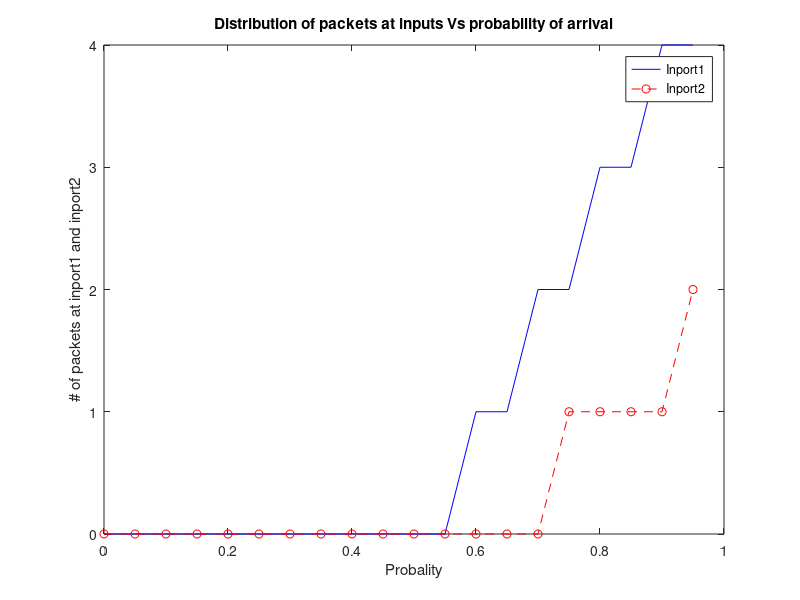

Recreate this plot in MATLAB. (Note: this script raises an error after producing the figure.)
function Proj_P5_Q2()
clc;
clear all;
Rij=0.5;
figure_Count=1;
%this function call is when Rij=0.5 
sprintf('below print is for the case when Rij=0.5')
figure_Count=HOL_Simulation_Algo(figure_Count,Rij);
Rij=0.75;
%this function call is when Rij=0.75 
sprintf('below print is for the case when R1=0.75 and r2=0.25')
figure_Count=HOL_Simulation_Algo(figure_Count,Rij);



end

%------------------------------------------------------------------%
%Funtion name:HOL_Simulation_Algo(figure_Count,Rij)
%Input parameters:figure_Count,Rij
%Output Parameters:figure_Count
%Defination:This function simulates all condition involves In 2x2 HOL switch and
%calculates follwoing parmaeters
%           Mean #of packets at buffer Inport1
%           Mean #of packets at buffer Inport2
%           Mean #of packets processed by switched time perslot
%--------------------------------------------------------------------%




function[figure_Count]= HOL_Simulation_Algo(figure_Count,Rij)
% No of time slots
Time_slot=20;
Prorobality_of_arrival=[0:0.05:0.95];
% buffers for input ports 1 and 2
b1=0; 
b2=0; 
buffer1=[];
buffer2=[];
processed_packets=[];
outport1 =zeros(1,Time_slot);
outport2=zeros(1,Time_slot);
for i=1:Time_slot
Processed_packet_count=0;
Probable_Inport1(i)=rand(1,1);
Probable_Inport2(i)=rand(1,1);
if(Probable_Inport1(i)<=Prorobality_of_arrival(i) && Probable_Inport2(i)<=Prorobality_of_arrival(i)) 
 Inport1(i)=Probable_Inport1(i);
 Inport2(i)=Probable_Inport2(i);

if (Inport1(i)<=Rij)
    Inport1(i)=0;%this is for outport0  
else
    Inport1(i)=1;%this is for outport1
end
if (Inport2(i)<=Rij)
    Inport2(i)=0;%this is for outport0
else
    Inport2(i)=1;%this is for outport1
end

if(i>1)
if(outport1(i-1)== 1)          %Packet on outport was previously reached
  Inport2(i)=Inport2(i-1);
elseif(outport2(i-1)==1)       %Packet on outport was previously reached
  Inport1(i)=Inport1(i-1);
end
end
%This conditions check HOL 
 if(Inport1(i)==Inport2(i))   
  m=rand(1,1);
   if(m<=0.5) %this condition will decides which packet wil be sent 
     b2=b2+1; % Packet on port2 is buffered ( in b2 )
     outport1(i)=1; %Packet will be transferred to outport1
     Processed_packet_count = Processed_packet_count +1;
   else
     b1=b1+1; %Packet on port1 is buffered ( in b1 )
     outport2(i)=1; %Packet will be transferred to outport2
     Processed_packet_count = Processed_packet_count +1;
   end
 else
     Processed_packet_count = Processed_packet_count +2;
 end
 elseif(Probable_Inport1(i)<=Prorobality_of_arrival(i) && Probable_Inport2(i)>Prorobality_of_arrival(i))
     Processed_packet_count=1;
 elseif(Probable_Inport1(i)>Prorobality_of_arrival(i) & Probable_Inport2(i)<=Prorobality_of_arrival(i))
     Processed_packet_count=1;
else
    Processed_packet_count=0;
end
 processed_packets = [processed_packets Processed_packet_count];
 buffer1 = [buffer1 b1];
 buffer2= [buffer2 b2];

end


%Below code will plot Distribution of packets at inputs Vs probability of arrival
figure(figure_Count)

plot(Prorobality_of_arrival,buffer1,'b',Prorobality_of_arrival,buffer2,'r--o');
title('Distribution of packets at inputs Vs probability of arrival')
xlabel('Probality');
ylabel('# of packets at inport1 and inport2');
legend('Inport1','Inport2')
Mean_No_of_packets_atInport1=mean(buffer1);
Mean_No_of_packets_atInport2=mean(buffer2);
sprintf('mean of the number of packets in the buffer at input 1 =%f',Mean_No_of_packets_atInport1)
sprintf('mean of the number of packets in the buffer at input 2 =%f',Mean_No_of_packets_atInport2)

%Below code will plot # number of packets processed per time slot
figure_Count =figure_Count+1;
figure(figure_Count)
histogram(processed_packets)
Mean_No_of_packets_a_processed_by_siwtch_perslot=mean(processed_packets);
sprintf('Mean_No_of_packets_a_processed_by_switch_perslot =%f',Mean_No_of_packets_a_processed_by_siwtch_perslot)
histogram(processed_packets)
title('Distribution of number of # processed packet per time slot');
xlabel('# of packets processed');
ylabel('Frequency');
figure_Count=figure_Count +1;
efficency=processed_packets/2;
Confidence_interval=bootci(Time_slot,@mean,efficency);
sprintf('Confidence interval =[%f %f]',Confidence_interval(1,1),Confidence_interval(2,1))

end


